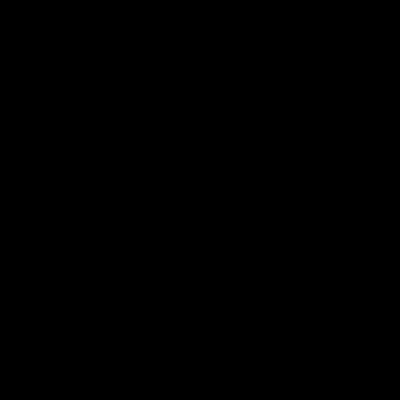
Frame 1 (no input)
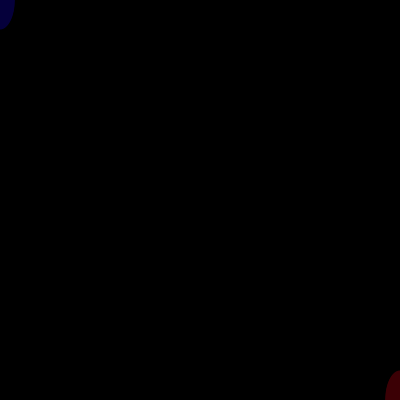
Frame 60 (the mouse pressed at the canvas centre just before this capture)
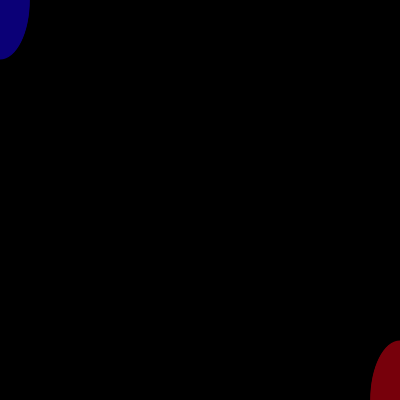
Frame 120 (the mouse held since frame 60 and released just before this capture)

The Processing sketch that drew these frames (run headless with seeded random() and noise(); from frame 60 on, the mouse is pressed at the canvas centre):

// Processing sketch: processing_50187
// ── processing_50187.pde

//sketch
//copyright ben corwin 2012
float a, b, c;

void setup()
{
  size( 400, 400);
  background(0,0,0);
  noStroke();
  textSize(10);
  smooth();
  a = 0;
  b = 0;
  c = 0;
}

void draw( )
{
  
  fill(0,0,0,10);
  rect(0, 0, width, height);
  fill(.1 * a, 0, b);
  ellipse(0, 0, .5 * a,b);
  fill(a, 0 , .1 * b);
  ellipse(width, height, .5 * a,b);
  
  a = a + 1;
  b = b + 1;
 

 
}
